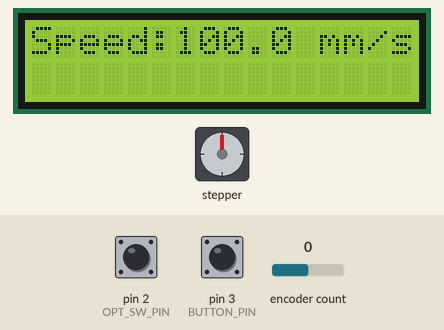
Bench run of a sketch on a simulated Arduino Uno, built with avr-gcc and run on an emulated ATmega328P. Shown: 16×2 character LCD, stepper motor. The inputs (shaded band) are chosen by the test bench; at power-on: pin 3 (BUTTON_PIN) HIGH, encoder count 0, pin 2 (OPT_SW_PIN) HIGH. Stepper angles assume 3200 steps per turn; what the sketch prints to the serial monitor is not drawn.

Above: at 2.2 s.
2.3 s: pin 3 (BUTTON_PIN) pulled LOW for 0.15 s
At 2.5 s:
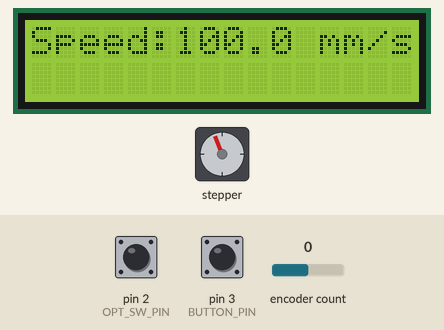
3.0 s: encoder count set to 1
At 4.5 s:
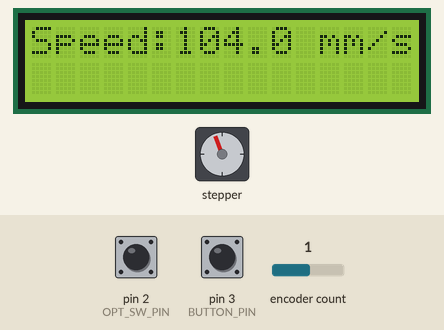
5.5 s: pin 3 (BUTTON_PIN) pulled LOW for 1 s
At 6.22 s:
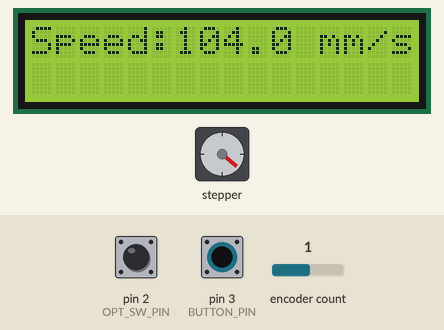
8.1 s: pin 3 (BUTTON_PIN) pulled LOW for 0.15 s
At 8.3 s:
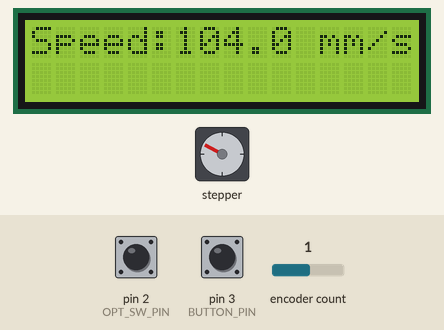
8.8 s: encoder count set to 2
At 10.5 s:
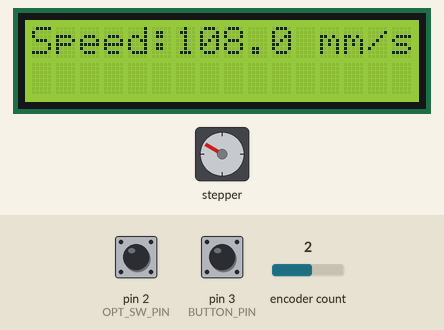
10.7 s: pin 3 (BUTTON_PIN) pulled LOW for 3.2 s
At 13.5 s:
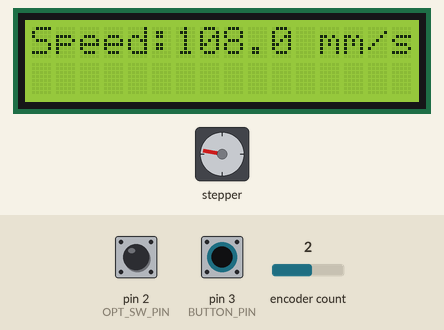
Timing chart, 0 to 15.0 s (numbered marks = the images above; inputs shaded):
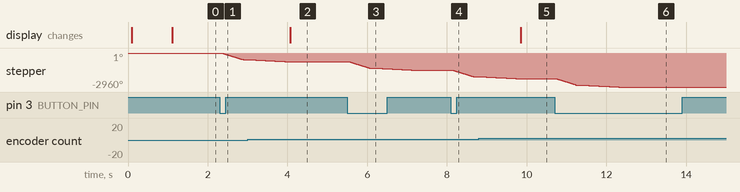

Measured:
- after the input at 2.3 s, stepper: turns 574° counter-clockwise in 0.65 s, starting after 0.05 s
- after the input at 3.0 s, the display: changes after 1.1 s (image 2)
- after the input at 5.5 s, stepper: turns 740° counter-clockwise in 1.6 s, starting after 0.05 s
- after the input at 8.1 s, stepper: turns 577° counter-clockwise in 0.65 s, starting after 0.05 s
- after the input at 8.8 s, the display: changes after 1.1 s (image 5)
- after the input at 10.7 s, stepper: turns 740° counter-clockwise in 1.6 s, starting after 0.05 s

The sketch:

smear.ino
```cpp
#include <Wire.h>
#include <LiquidCrystal_I2C.h>
#include <Encoder.h>
#include <Arduino.h>
#include "DRV8834.h"

// ─────────────────────────────────────────────────────────────────────────────
// LCD & Encoder Setup
// ─────────────────────────────────────────────────────────────────────────────
LiquidCrystal_I2C lcd(0x27, 16, 2);
Encoder myEnc(7, 8);

// Encoder maps to mm/s
const int minMM = 1;
const int maxMM = 150;

long oldPosition = -999;
float smearMMPerSec = 100.0;    // Initial mm/s
float smearRPM = 175.0;         // Initial RPM = 100 * 1.75

unsigned long lastEncoderUpdate = 0;
const unsigned long ENCODER_UPDATE_INTERVAL = 100; // ms debounce

// ─────────────────────────────────────────────────────────────────────────────
// Motor & Pin Configuration
// ─────────────────────────────────────────────────────────────────────────────
constexpr uint8_t OPT_SW_PIN       = 2;
constexpr uint8_t BUTTON_PIN       = 3;
constexpr uint8_t DIR_PIN          = 4;
constexpr uint8_t STEP_PIN         = 6;
constexpr uint8_t SLEEP_PIN        = 12;
constexpr uint8_t MICROSTEP_PIN_0  = 9;
constexpr uint8_t MICROSTEP_PIN_1  = 10;

constexpr uint8_t DEBOUNCE_MS      = 50;
constexpr int MOTOR_STEPS          = 200;

constexpr int RAMP_RPM             = 30;
constexpr int BACK_RPM             = 85;
constexpr int JERK_RPM             = 100;
constexpr int SMEARING_DELAY       = 3000;

DRV8834 stepper(MOTOR_STEPS, DIR_PIN, STEP_PIN, SLEEP_PIN, MICROSTEP_PIN_0, MICROSTEP_PIN_1);

// ─────────────────────────────────────────────────────────────────────────────
// Debounce & Interrupts
// ─────────────────────────────────────────────────────────────────────────────
bool          lastRawState    = HIGH;
bool          stableButton    = HIGH;
unsigned long lastChangeMs    = 0;

volatile bool stopMotor = false;

void handleOpticalSwitchInterrupt() {
  stopMotor = true;
}

// ─────────────────────────────────────────────────────────────────────────────
// Setup
// ─────────────────────────────────────────────────────────────────────────────
void setup() {
  Serial.begin(9600);

  // LCD
  lcd.init();
  lcd.backlight();
  lcd.setCursor(0, 0);
  lcd.print("Smear RPM Ctrl");
  lcd.setCursor(0, 1);
  lcd.print("Initializing...");
  delay(1000);
  lcd.clear();

  // Encoder setup
  myEnc.write((int)smearMMPerSec);  // Write initial float as int

  // Pins
  pinMode(BUTTON_PIN, INPUT_PULLUP);
  pinMode(OPT_SW_PIN, INPUT_PULLUP);
  attachInterrupt(digitalPinToInterrupt(OPT_SW_PIN), handleOpticalSwitchInterrupt, CHANGE);

  // Stepper setup
  stepper.begin(smearRPM);
  stepper.disable();
}

// ─────────────────────────────────────────────────────────────────────────────
// Encoder Reading and LCD Display
// ─────────────────────────────────────────────────────────────────────────────
void updateEncoderAndDisplay() {
  long newPosition = myEnc.read();
  unsigned long now = millis();

  if (now - lastEncoderUpdate < ENCODER_UPDATE_INTERVAL) return;

  // Clamp encoder value
  if (newPosition < minMM) {
    newPosition = minMM;
    myEnc.write(minMM);
  }
  if (newPosition > maxMM) {
    newPosition = maxMM;
    myEnc.write(maxMM);
  }

  if (newPosition != oldPosition) {
    oldPosition = newPosition;
    lastEncoderUpdate = now;

    smearMMPerSec = (float)newPosition;
    smearRPM = smearMMPerSec * 1.75f;

    lcd.clear();
    lcd.setCursor(0, 0);
    lcd.print("Speed:");
    lcd.print(smearMMPerSec, 1);  // 1 decimal place
    lcd.print(" mm/s");

    // lcd.setCursor(0, 1);
    // lcd.print("RPM:");
    // lcd.print(smearRPM, 1);       // 1 decimal place
  }
}

// ─────────────────────────────────────────────────────────────────────────────
// Debounce-aware Button Press
// ─────────────────────────────────────────────────────────────────────────────
bool readButtonPressed() {
  bool raw = digitalRead(BUTTON_PIN);

  if (raw != lastRawState) {
    lastChangeMs = millis();
  }

  if (millis() - lastChangeMs >= DEBOUNCE_MS) {
    if (raw != stableButton) {
      stableButton = raw;
      if (stableButton == LOW) {
        lastRawState = raw;
        return true;
      }
    }
  }

  lastRawState = raw;
  return false;
}

// ─────────────────────────────────────────────────────────────────────────────
// Stepper Motion Sequence
// ─────────────────────────────────────────────────────────────────────────────
void runStepperSequence() {
  stepper.enable();
  stepper.setMicrostep(16);

  if (digitalRead(OPT_SW_PIN) == HIGH) {
    Serial.println("Optical switch triggered on startup.");
    stepper.setRPM(smearRPM);
    stepper.rotate(-570);
  } else {
    Serial.println("Ramp Down");
    delay(100);
    stepper.setRPM(RAMP_RPM);
    stepper.rotate(200);

    Serial.println("Moving forward...");
    stepper.setRPM(BACK_RPM);
    delay(100);

    int steps = 1000;
    for (int i = 0; i < steps; ++i) {
      if (stopMotor) {
        Serial.println("Interrupt detected. Stopping motor.");
        stepper.stop();
        break;
      }
      stepper.rotate(1);
    }

    Serial.println("Quick back-n-forth...");
    delay(20);
    stepper.setRPM(JERK_RPM);
    stepper.rotate(-30);

    stepper.setRPM(smearRPM);
    Serial.println("Smearing and Moving Back");
    delay(SMEARING_DELAY);
    stepper.rotate(-520);
  }

  Serial.println("Ramp Up");
  delay(100);
  stepper.setRPM(RAMP_RPM);
  stepper.rotate(-170);

  Serial.println("Sequence complete.");
  delay(100);
  stepper.disable();
  stopMotor = false;
}

// ─────────────────────────────────────────────────────────────────────────────
// Main Loop
// ─────────────────────────────────────────────────────────────────────────────
void loop() {
  updateEncoderAndDisplay();

  if (readButtonPressed()) {
    Serial.println("Button pressed!");
    runStepperSequence();
  }

  // Other non-blocking tasks can go here
}
```
